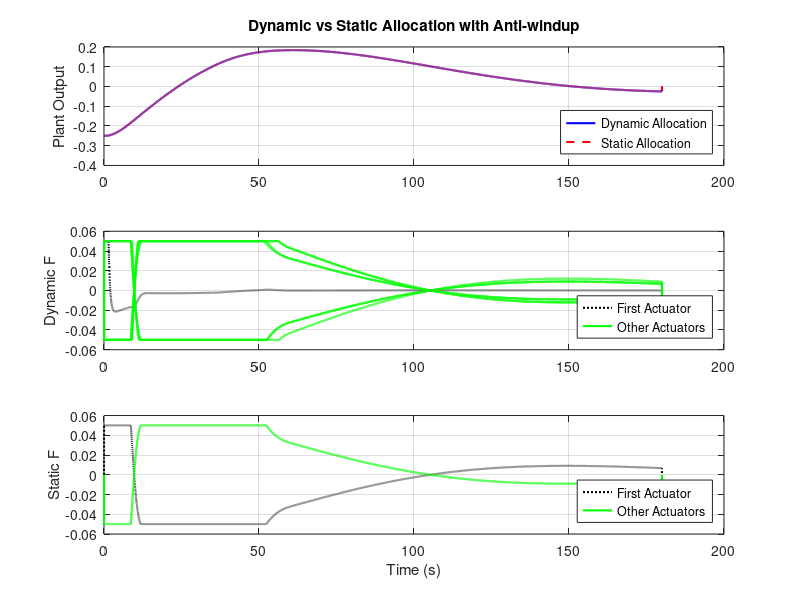

The MATLAB script that drew this image:
clear;
clc; 

% Dimensões dos sistemas
n_p = 2;
m_c = 2;
n_c = 2;
m_a = 8;
n_w = 2;

n_f = m_a - n_c;
n = n_p + n_c + n_f;

% Parâmetros conhecidos
m1 = 1000;
m2 = 1000;
R = 1;
sigma = 1;
rho1 = 2;
rho2 = 0.15;
rho3 = 1000;

% Matrizes da planta
A_p = [0, 1; 0, 0];
B_p = [0, 0; m1^-1, -m2^-1];
C_p = [1, 0];
D_p = [0, 0];

%% Sistema de malha fechada e formulação de problemas

% Matrizes do controlador
A_c = [-1.7321, 1; -1.0014, -0.0532];
B_c = [1.7321; 1];
C_c = [-0.7071, -26.6009; 0.7071, 26.6009];
D_c = [0; 0];

Bw = [0; m1^-1];

Mn1 = [1, -1, -1, 1];
Mn2 = [1, -1, -1, 1];

% Matriz de influência
theta = 0.9;
Mu = theta * [0, 1, 1, -1, 0, 0, 0, 0;
              0, 0, 0,  0, 0, 0, 0, 0];

Mn = [Mn1, zeros(1, 4); zeros(1, 4), Mn2];

N1 = [1, 1, -1; 1, 0, 0; 0, 1, 0; 0, 0, 1];
N2 = [1, 1, -1; 1, 0, 0; 0, 1, 0; 0, 0, 1];

N = [N1, zeros(4, 3); zeros(4, 3), N2];

% Matriz pseudo-inversa
Mps_inv = 0.25 * [Mn1', zeros(4, 1); zeros(4, 1), Mn2'];

W = [100, 0, 0, 0, 0, 0, 0, 0;
     0, 1, 0, 0, 0, 0, 0, 0;
     0, 0, 1, 0, 0, 0, 0, 0;
     0, 0, 0, 1, 0, 0, 0, 0;
     0, 0, 0, 0, 1, 0, 0, 0;
     0, 0, 0, 0, 0, 1, 0, 0;
     0, 0, 0, 0, 0, 0, 1, 0;
     0, 0, 0, 0, 0, 0, 0, 1];

A0 = [A_p + B_p * D_c * C_p, B_p * C_c; B_c * C_p, A_c];
A = [A0, zeros(4, 6); zeros(6, 4), zeros(6, 6)];
B_ = [B_p; zeros(8, 2)];

M = Mn + Mu;
B = B_ * M;

C = [Mps_inv * D_c * C_p, Mps_inv * C_c, N];
C_ = N' * W * C;
Bw_ = [Bw; zeros(4, 1); zeros(4, 1)];

A_theta = A + B_ * Mu * C;
B_theta = B + B_ * Mu;

L_f = [zeros(n_p, n_f); zeros(n_c, n_f); eye(n_f)];
L_c = [zeros(n_p, n_c); eye(n_c); zeros(n_f, n_c)];
L = [L_c, L_f];

E_c = [0.0019,  -0.0000,   0.0394,  -0.0193,   0.0325,  -0.0411,  -0.0411,   0.0411;
      -0.0002,  -0.0047,   0.0142,  -0.0043,   0.0118,  -0.0160,  -0.0160,   0.0160];

E_f = [-0.0480, -0.0103, 0.1031, -0.0662, 0.0747, 0.1042, 0.1042, -0.1042;
       -0.0805, 0.0057, -0.0661, 0.0225, -0.0512, -0.0537, -0.0537, 0.0537;
        0.1277, -0.0018, 0.0566, -0.0389, -0.0080, 0.0722, 0.0722, -0.0722;
       -0.0757, 0.0037, 0.0790, -0.0408, 0.0722, 0.9615, -0.3662, 0.3662;
       -0.0757, 0.0037, 0.0790, -0.0408, 0.0722, -0.3662, 0.9615, 0.3662;
        0.0757, -0.0037, -0.0790, 0.0408, -0.0722, 0.3662, 0.3662, 0.9615];

K_f = [-1.1684,   0.6813,  -0.4766,   0.0034,   0.0034,  -0.0034;
        0.7282,  -1.0438,  -0.3054,   0.0249,   0.0249,  -0.0249;
       -0.4528,  -0.3418,  -0.8017,   0.0284,   0.0284,  -0.0284;
       -0.0200,   0.0792,   0.0584,  -0.8628,   0.1381,  -0.1381;
       -0.0200,   0.0792,   0.0584,   0.1381,  -0.8628,  -0.1381;
        0.0200,  -0.0792,  -0.0584,  -0.1381,  -0.1381,  -0.8628];

E = [E_c; E_f];

x_p = [-0.25; 0];
x_c = [0; 0];
x_f = zeros(n_f, 1);

x = [x_p; x_c; x_f];
  
% Tempo de simulação
dt = 0.01; % Passo de tempo
T = 180;   % Duração da simulação
t = 0:dt:T;

% Sinal de entrada w(t)
w = zeros(1, length(t));
w(t >= 0 & t <= 36) = 0.16667;

% Função de saturação e phi
% Definindo os limites de saturação simétricos
u_bar = 0.05; % Limite superior simétrico (50 mN)

% Função de saturação baseada em sign
sat = @(x) sign(x) .* min(abs(x), u_bar);

% Atualizando a função phi
phi = @(yf) sat(yf) - yf;

% Inicialização dos estados
x_states = zeros(n, length(t));

y_pd_outputs = zeros(size(C_p, 1), length(t));
y_ps_outputs = zeros(size(C_p, 1), length(t));

y_c_outputs = zeros(size(C_c, 1), length(t));

y_fd_outputs = zeros(size(C, 1), length(t)); % Armazena as saídas
y_fs_outputs = zeros(size(C, 1), length(t)); % Armazena as saídas

x_states(:, 1) = x;

% Simulação do sistema
for k = 1:length(t)-1

    y_p_d = C_p * x_states(1:n_p, k);
    y_p_s = C_p * x_states(1:n_p, k);

    y_c = C_c * x_states(n_p+1:n_p+n_c, k);
    y_f_d = C * x_states(:, k);

    y_f_s = Mps_inv * y_c;
    u_p = M * sat(y_f_s);

    dx_p = A_p * x_states(1:n_p, k) + B_p * u_p + Bw * w(k);
    x_states(1:n_p, k+1) = x_states(1:n_p, k) + dx_p * dt;
   
    dx = (A_theta + L_f * K_f * C_) * x_states(:, k) + (B_theta + L * E) * phi(y_f_d)+ Bw_ * w(k);
    x_states(:, k + 1) = x_states(:, k) + dx * dt;
       

    y_pd_outputs(:, k) = y_p_d;
    y_ps_outputs(:, k) = y_p_s;

    y_c_outputs(:, k) = y_c;
    y_fd_outputs(:, k) = sat(y_f_d);
    y_fs_outputs(:, k) = sat(y_f_s);
     
end

figure;

% Gráfico 1: Saída da Planta (Dynamic vs Static Allocation)
subplot(3,1,1);
plot(t, y_pd_outputs(1,:), 'b-', 'LineWidth', 1.5); 
hold on;
plot(t, y_ps_outputs(1,:), 'r--', 'LineWidth', 1.5);
ylabel('Plant Output');
legend('Dynamic Allocation', 'Static Allocation', 'Location', 'southeast');
grid on;
title('Dynamic vs Static Allocation with Anti-windup');

% Gráfico 2: Dynamic F (Primeiro atuador vs outros)
subplot(3,1,2);
plot(t, y_fd_outputs(1,:), 'k:', 'LineWidth', 1.5); 
hold on;
plot(t, y_fd_outputs(2:end,:), 'g-', 'LineWidth', 1.5);
ylabel('Dynamic F');
legend('First Actuator', 'Other Actuators', 'Location', 'southeast');
grid on;

% Gráfico 3: Static F (Primeiro atuador vs outros)
subplot(3,1,3);
plot(t, y_fs_outputs(1,:), 'k:', 'LineWidth', 1.5); 
hold on;
plot(t, y_fs_outputs(8:end,:), 'g-', 'LineWidth', 1.5);
xlabel('Time (s)');
ylabel('Static F');
legend('First Actuator', 'Other Actuators', 'Location', 'southeast');
grid on;
